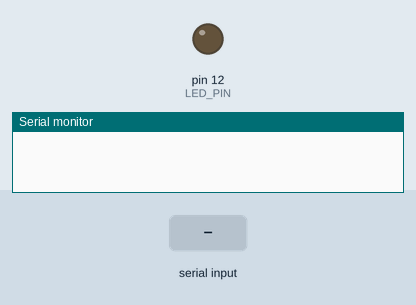
Simulated run of this sketch. Board: Arduino Uno, built with avr-gcc and run on an emulated ATmega328P. Parts: output pins drawn as LEDs (lit = HIGH), the last lines printed to the serial monitor. The test bench sets the inputs (shaded band).

Above: at 1.2 s.
1.3 s: "1" received over Serial
At 3.5 s:
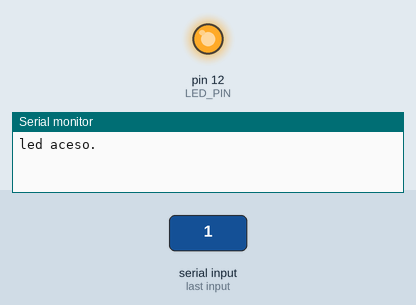
3.8 s: "0" received over Serial
At 5.5 s:
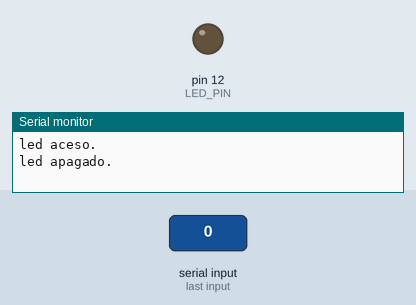
Timing chart, 0 to 7.0 s (numbered marks = the images above; inputs shaded):
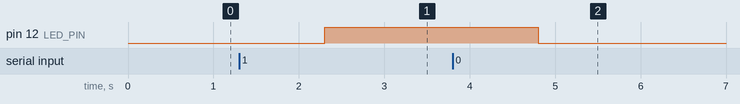

Measured:
- after the input at 1.3 s, pin 12 (LED_PIN): LOW → HIGH after 1.0 s
- after the input at 3.8 s, pin 12 (LED_PIN): HIGH → LOW after 1.0 s

The sketch:

ligarLed.ino
```cpp
#define LED_PIN 12

#define ACTIVATE_LED "1"

#define DEACTIVATE_LED "0"

void setup() {
  Serial.begin(9600);
  pinMode(LED_PIN, OUTPUT);
}

void loop() {
  String s = Serial.readString();

  if(s == ACTIVATE_LED){
    digitalWrite(LED_PIN, HIGH);
    Serial.println("led aceso.");
  }
  else if(s == DEACTIVATE_LED){
    digitalWrite(LED_PIN, LOW);
    Serial.println("led apagado.");
  }
}
```
